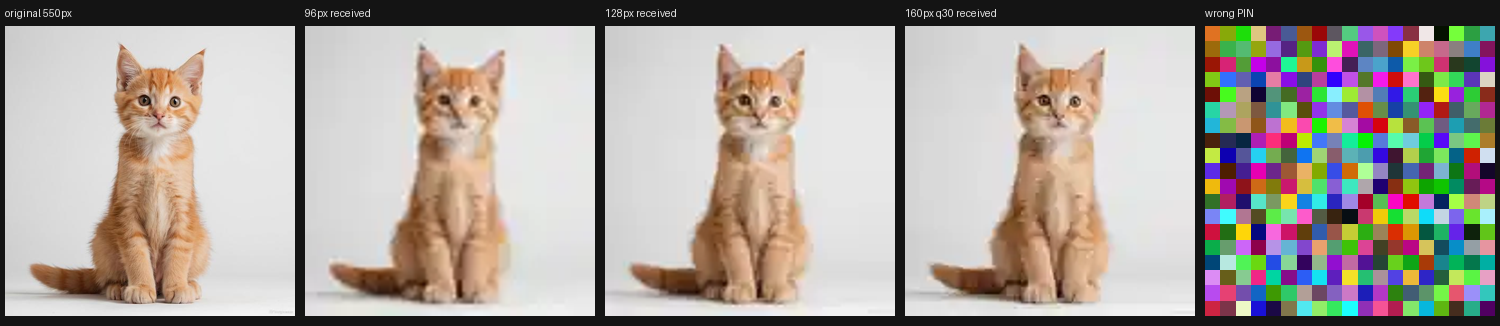
#> input picture backend/spectral/tel/results/webp_cat/comparison.png, 1500 x 326 px; its folder holds only this picture in this run
$ python make_dataset.py --sources ../spectral/tel/results/webp_cat --out out.png
#> lines starting #> are read from the running program, lines starting #| are printed output that depends on the picture
### backend/spectral/decoder/image_reconstructor.py
import os
import sys
import numpy as np
from PIL import Image
import io


_HERE = os.path.dirname(os.path.abspath(__file__))
_ROOT = os.path.dirname(_HERE)

for _p in (
    _ROOT,
    os.path.join(_ROOT, "encoder"),
    _HERE
):
    if _p not in sys.path:
        sys.path.insert(0, _p)


from synchronizer import load_audio, synchronize
from stft_decoder import load_metadata, decode
from decrypter import decrypt, remove_mask


# [9 lines left out: function normalize, not called in this run]

def recover_activation(magnitude_matrix, metadata):
    """
    Recover the transmitted 0..1 activation amplitudes from FFT magnitudes.

    Encoder for one carrier:
        frame[n] = A * sin(...) * hann[n]

    Then the COMPLETE transmission was multiplied by:
        normalization_gain = g

    For a bin-centred sinusoid:
        |X[k]| approximately A * g * sum(hann) / 2

        A approximately 2*|X[k]| / (g*sum(hann))
    """
    gain = metadata.get("normalization_gain")

    if gain is None or gain == 0:
        return normalize(magnitude_matrix)

    frame_samples = metadata["frame_samples"]
    window = np.hanning(frame_samples)
    window_sum = np.sum(window)

    scale = gain * window_sum / 2.0

    if scale == 0:
        return np.zeros_like(magnitude_matrix)

    activation = magnitude_matrix / scale

    # Numerical leakage/error can produce tiny values outside the valid range.
    return np.clip(activation, 0.0, 1.0)


# [60 lines left out: functions quantize_activation, activation_to_pixels, to_image_array, split_rgb_audio, save_image, not called in this run]


def image_mae(recovered, source):

    return np.mean(np.abs(recovered.astype(np.float64)- source.astype(np.float64)))

def gray_error(recovered_gray, source_gray):
    return image_mae(recovered_gray,source_gray)

# [92 lines left out: functions check_credentials, reconstruct, to_png_bytes, not called in this run]

def mean_absolute_error(recovered, source):
    return float(np.mean(np.abs(recovered.astype(int) - source.astype(int))))


def mse(recovered, source):
    return float(np.mean((recovered.astype(float) - source.astype(float)) ** 2))


# [5 lines left out: function psnr, not called in this run]


# [55 lines that do not run on import are left out]

### backend/spectral/input/image_preprocessor.py
from PIL import Image, ImageDraw, ImageFont, ImageOps
import numpy as np
import io
import base64

def preprocess_image(image_path, mode="L"):

    if isinstance(image_path, Image.Image):
        image = image_path.convert(mode)
    else:
        image = Image.open(image_path).convert(mode)

    img_format = image.mode
    height = image.height
    width = image.width
    # print(img_format)
    # print(height)
    # print(width)
    return image

# [7 lines of commented-out code are left out]


def resize_image(image, target_width= 16, target_height = 16, mode="L"):
    width, height = image.size

    scale = min(target_width / width, target_height / height)

    # image onek choto hole round kore 1 ta dimension e 0 hoye jabe, tai max diye 1 ta dimension ke minimum 1 rakhte holo
    new_width = max(1, round(width * scale))
    new_height = max(1, round(height * scale))

    resized_image = image.resize((new_width, new_height), Image.Resampling.LANCZOS)
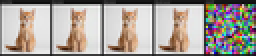
#> resized_image: PIL image 128x28 RGB (shown 2 times larger); mean R, G, B 168.6, 161.1, 154.7

    # Lancz05 resampling algorithm , grayscale resampling er jonno good

    if mode == "RGB":
        bg_color = (255, 255, 255)
    else:
        bg_color = 255

    # white bg er majhkhane image paste
    background = Image.new(mode, (target_width, target_height), bg_color)
#> background: PIL image 128x128 RGB; every value is 255
    x_padding = (target_width - new_width) // 2
    y_padding = (target_height - new_height) // 2
    background.paste(resized_image, (x_padding, y_padding))

    return background


# grayscale activation: brightness -> amplitude

def to_activation(image_array, invert=True):
    # 0..255 grey -> 0.0..1.0 amplitude
    activation = image_array.astype(np.float64) / 255.0

    # black(0)  -> 1.0
    # white(255)-> 0.0
    if invert:
        activation = 1.0 - activation

    # white bg padding pixel gulake 0.0 amplitude e convert kora holo, jate white bg er karone unwanted sound na hoy

    return activation


def quantize(activation, levels=16):
    # the paper uses G = 16 gray-tones; snap the amplitudes to that many steps.
    # pass levels=None to keep the full continuous grayscale.

    # 16 ta interval e vag kora amplitude , infinite gray shade --> 16 ta gray shade
    if not levels:
        return activation
    return np.round(activation * (levels - 1)) / (levels - 1)


# [14 lines left out: function stretch_contrast, not called in this run]


def process_image(image_path, target_width=16, target_height=16, gray_levels=16,
                  mode="L", autocontrast=False):

    pre_image = preprocess_image(image_path, mode=mode)

    # Before the resize, so the stretch is computed from every pixel rather
    # than from whichever survived the downsample.
    if autocontrast:
        pre_image = stretch_contrast(pre_image)

    processed_image = resize_image(pre_image, target_width, target_height, mode)
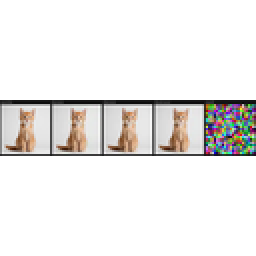
#> processed_image: PIL image 128x128 RGB (shown 2 times larger); mean R, G, B 236.1, 234.5, 233.1

    image_array = np.array(processed_image)

    # brightness -> amplitude, then quantise to G gray-tones
    activation = to_activation(image_array, invert=True)
    activation = quantize(activation, gray_levels)

    # print("After resize:", image_array.shape)
    # print("Unique gray levels:", np.unique(activation))

    return activation


# [6 lines of commented-out code are left out]


# [86 lines left out: functions activation_to_png_bytes, _load_font, render_text_image, decode_data_url, not called in this run]


# [4 lines that do not run on import are left out]

### backend/spectral/encoder/audio_encoder.py
import numpy as np
from scipy.io.wavfile import write
import sys
import os

sys.path.append(os.path.abspath(os.path.join(os.path.dirname(__file__), '..')))

from input.image_preprocessor import process_image
from common.security import encrypt, generate_mask
import json

# [31 lines of commented-out code are left out]


def encode_activation_matrix(frame_samples, row_frequencies, activation_to_encode, t):
    sine_table = np.sin(2 * np.pi * np.outer(row_frequencies, t))   # (rows, frame_samples), computed once
    frames = activation_to_encode.T @ sine_table                    # (cols, rows) @ (rows, frame_samples)
    frames *= np.hanning(frame_samples)                             # broadcasting: window applied to every frame
    return frames.ravel()                                           # frames back to back

def encode(image_path, target_width=16, target_height=16,
           output_file='output.wav',
           sample_rate=44100, f_min=1000, f_max=8000,
           frame_duration=0.1, gray_levels=16,
           bin_snap=True,
           security_enabled=False,
           caller=None,
           receiver=None,
           pin=None,
           alpha = 0.1,
           mode="L"):
            # was: ..., threshold=128):

    # brightness -> amplitude map (float 0.0..1.0), instead of a 0/1 binary image
    activation = process_image(image_path, target_width=target_width,
                              target_height=target_height, gray_levels=gray_levels,mode=mode)

    rows = activation.shape[0]
#> (the rest of the program and of its run is left out)
